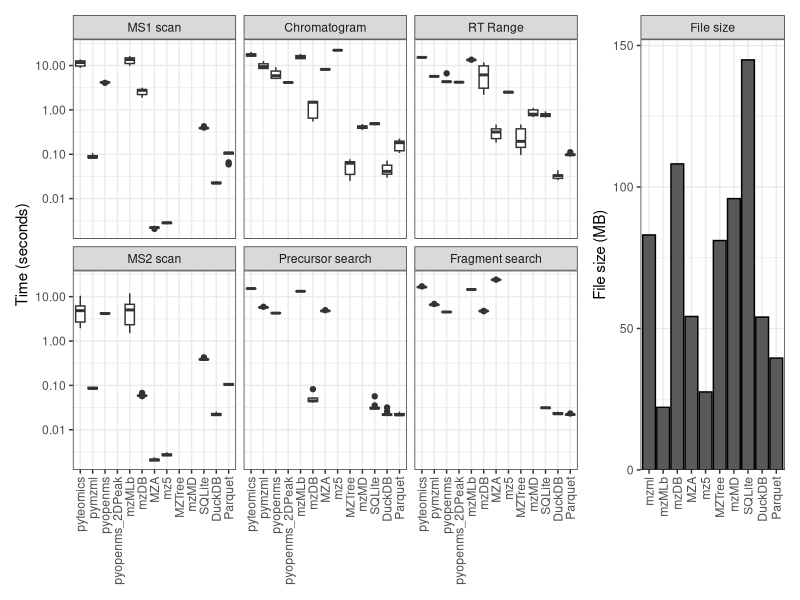
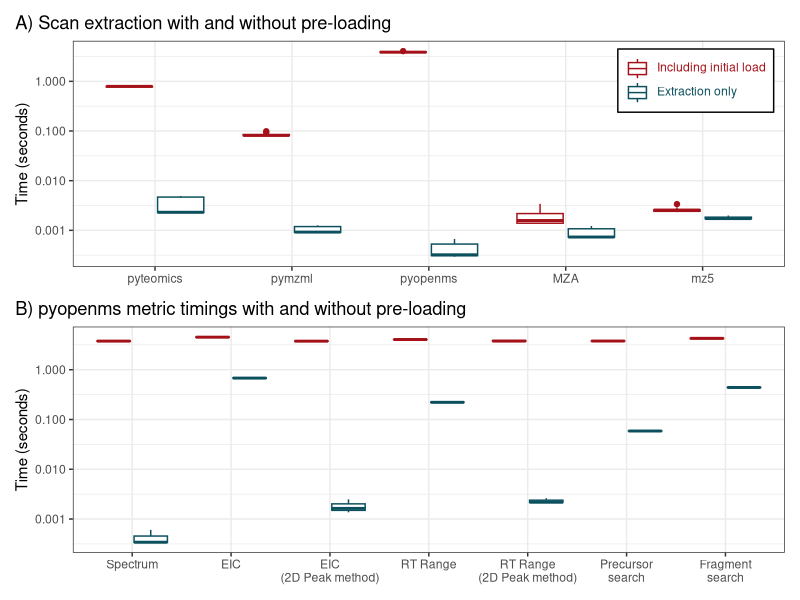
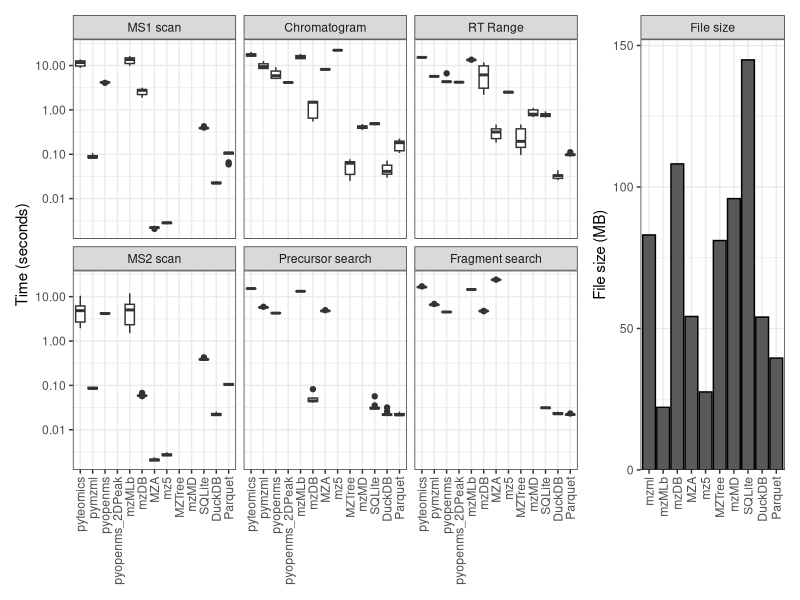
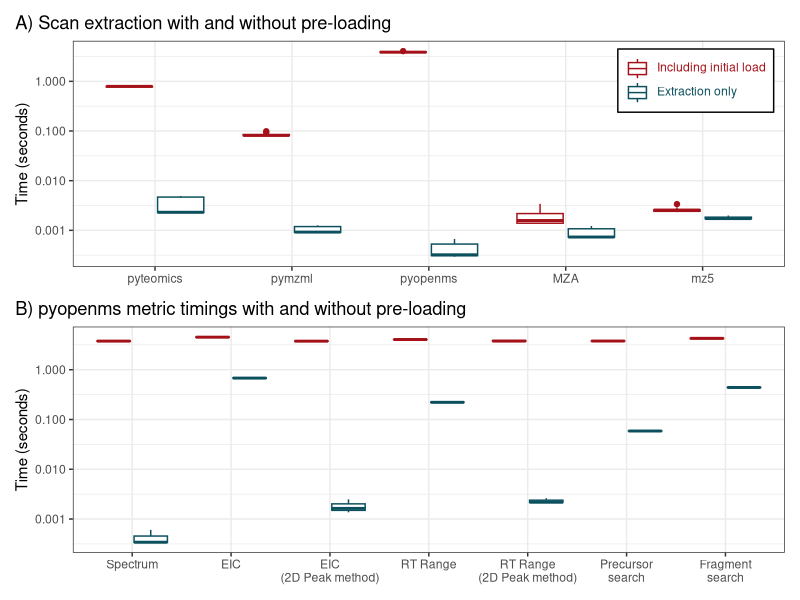

These charts were generated, in order, by the following R code:
## ---- chunk 1
options(timeout=3600)
options(pillar.sigfig=7)
options(digits=10)
knitr::opts_chunk$set(echo = TRUE)
library(tidyverse)
library(ggtext)
library(patchwork)

method_names <- c("pyteomics", "pymzml", "pyopenms", "pyopenms_2DPeak",
                  "mzMLb", "mzDB", "MZA", "mz5", "MZTree", "mzMD", 
                  "SQLite", "DuckDB", "Parquet")

## ---- chunk 2
all_timings <- read_csv("data/singlefile_times.csv") %>% 
  mutate(method=factor(method, levels=method_names)) %>%
  mutate(query=factor(query, levels=c("ms1_spec", "chrom", "rtrange",
                                      "ms2_spec", "premz", "fragmz"),
                      labels=c("MS1 scan", "Chromatogram", "RT Range",
                               "MS2 scan", "Precursor search",
                               "Fragment search")))
all_sizes <- read_csv("data/file_sizes.csv") %>%
  mutate(method=factor(method, levels=method_names))

time_boxplot <- all_timings %>%
  ggplot() +
  geom_boxplot(aes(x=method, y=time)) +
  facet_wrap(~query) +
  scale_y_log10() +
  labs(x=NULL, y="Time (seconds)", color=NULL) +
  theme_bw() +
  theme(axis.text.x = element_text(angle=90, hjust=1, vjust=0.5),
        legend.position = "none")
size_barplot <- all_sizes %>%
  filter(!method%in%c("pyteomics", "pyopenms", "pyopenms_2DPeak")) %>%
  mutate(method=as.character(method)) %>%
  mutate(method=ifelse(method=="pymzml", "mzml", method)) %>%
  mutate(method=factor(method, levels=c("mzml", method_names))) %>%
  mutate(query="File size") %>%
  ggplot() +
  geom_hline(yintercept = 0) +
  geom_col(aes(x=method, y=file_size/1e6), color="black") +
  scale_y_continuous(expand = expansion(mult = c(0, 0.05))) +
  facet_wrap(~query) +
  labs(x=NULL, y="File size (MB)", fill="File type") +
  theme_bw() +
  theme(axis.text.x = element_text(angle=90, hjust=1, vjust=0.5), legend.position = "none")

time_boxplot + size_barplot + plot_layout(widths = c(3.5, 1))

ggsave("figures/singlefile_fig.png", width = 6.5, height=5)

## ---- chunk 3
fun_levels = c("<span style='color:#a41118'>Including initial load</span>", 
               "<span style='color:#0b505c'>Extraction only</span>")
init_outside_gp <- read_csv("data/singlefile_supp.csv") %>%
  pivot_longer(pyteomics:mz5, names_to = "method", values_to="time") %>%
  mutate(method=factor(method, levels=method_names)) %>%
  mutate(fun_type=factor(fun_type, levels=c("inclusive", "minimal"),
                         labels=fun_levels)) %>%
  ggplot() +
  geom_boxplot(aes(x=method, y=time, color=fun_type)) +
  scale_y_log10() +
  scale_color_manual(breaks=fun_levels, values = c("#a41118", "#0b505c")) +
  labs(x=NULL, y="Time (seconds)", color=NULL) +
  theme_bw() +
  theme(legend.text=element_markdown(), legend.position = "inside",
        legend.justification.inside = c(0.98, 0.95),
        legend.background = element_rect(color='black'),
        plot.title.position = "plot", 
        plot.caption.position =  "plot") +
  ggtitle("A) Scan extraction with and without pre-loading")

pyopenms_precomp_gp <- read_csv("data/pyopenms_precomp.csv") %>%
  pivot_longer(rep1:rep3) %>%
  mutate(type=factor(type, levels=c("init", "precomp"),
                       labels=fun_levels)) %>%
  mutate(method=factor(method, levels=c("spec", "chrom", "chrom_2D", "rtrange",
                                        "rtrange_2D", "premz", "fragmz"),
                       labels = c("Spectrum", "EIC", "EIC\n(2D Peak method)",
                                  "RT Range", "RT Range\n(2D Peak method)",
                                  "Precursor\nsearch", "Fragment\nsearch"))) %>%
  ggplot() +
  geom_boxplot(aes(x=method, y=value, color=type)) +
  scale_y_log10() +
  scale_color_manual(breaks=fun_levels, values = c("#a41118", "#0b505c")) +
  theme_bw() +
  theme(legend.position = "none", 
        plot.title.position = "plot", 
        plot.caption.position =  "plot") +
  labs(x=NULL, y="Time (seconds)", color=NULL) +
  ggtitle("B) pyopenms metric timings with and without pre-loading")

init_outside_gp / pyopenms_precomp_gp
ggsave("figures/supp_preload_fig.png", width = 6.5, height=5)
